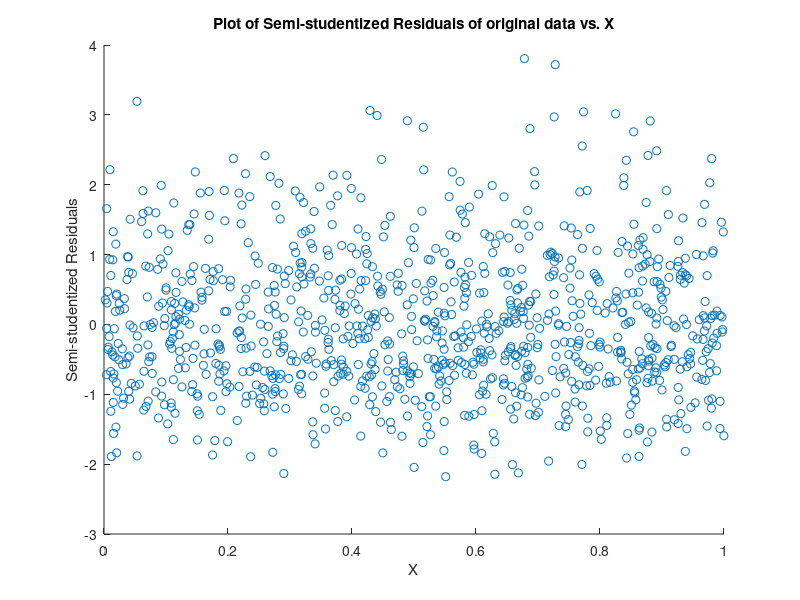
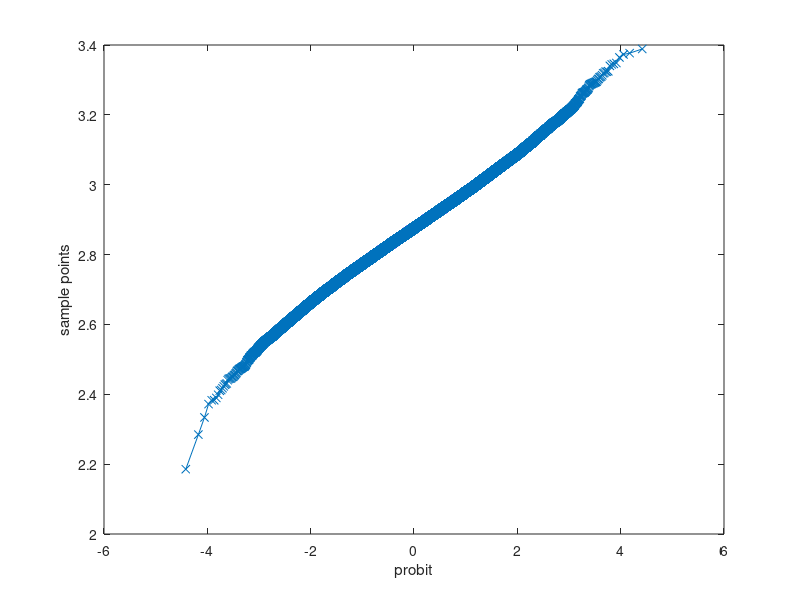
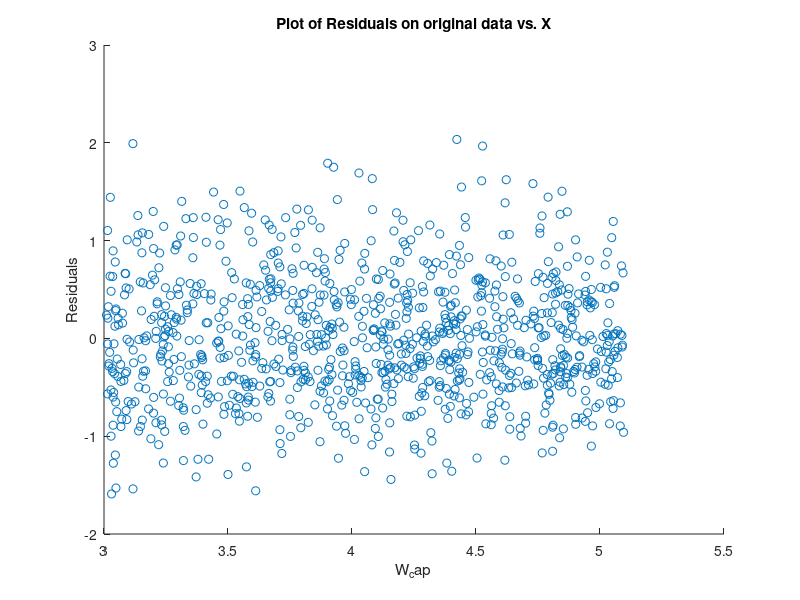
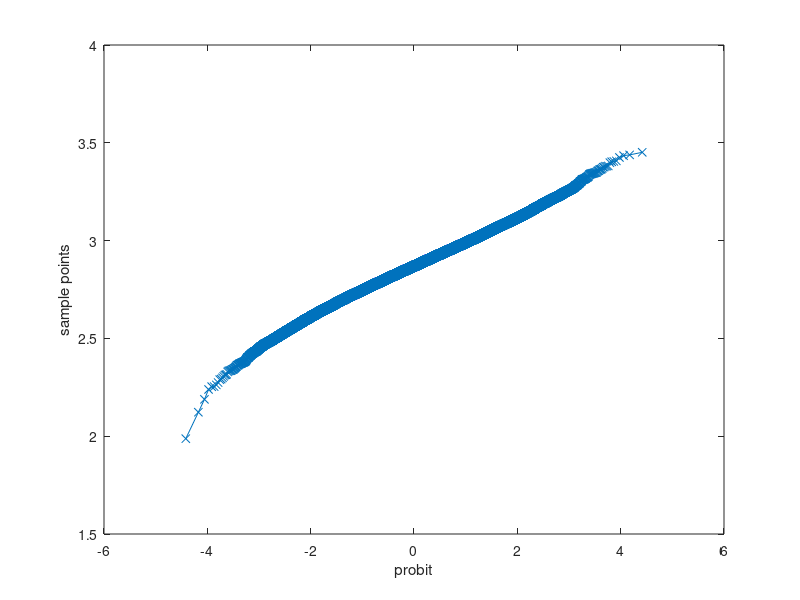

MATLAB code to generate these figures, in order:
% original model non-normal (chi-square, t, F and beta distributions effect tested)
clear all;
clc;

n = 1000;
X_1 = ones(n,1);
X_2 = rand(n,1);
X = [X_1, X_2];

% transformation on X
% X_3 = (X_2.^2).*log(X_2.^2);
% X_t = [X_1, X_2_sq, X_3];

beta0 = 1;
beta1 = 2;

% error from chi-square distribution
df = 20; % degrees of freedom 
r = df*ones(n,1);
cr = chi2rnd(r);
ec = 0.1*cr;

% % error from t-distribution
% df = 4; % degrees of freedom 
% r = df*ones(n,1);
% tr = trnd(r);
% et = 0.1*tr;

% % error from F-distribution
% df1 = 1;    % degrees of freedom
% df2 = 1;    % degrees of freedom
% r1 = df1*ones(n,1);
% r2 = df2*ones(n,1);
% fr = frnd(r1,r2);
% ef = 0.1*fr;

% % error from Beta-distribution
% ap = 1000;    % degrees of freedom
% bp = 1000;    % degrees of freedom
% r1 = ap*ones(n,1);
% r2 = bp*ones(n,1);
% br = betarnd(r1,r2);
% eb = 0.1*br;

% original model
Y = beta0 + beta1*(X_2) + ec;

% regression on original data
[b,bint,r,rint,stats] = regress(Y,X);
Y_cap = b(1) + b(2)*(X_2);

% residual plot to check deviation from linearity & homoscedasticity and to detect the presence of outliers
rs = r/(sqrt(stats(4)));    % semi-studentized residuals
figure, scatter(X_2, rs);
title ('Plot of Semi-studentized Residuals of original data vs. X');
xlabel('X');
ylabel('Semi-studentized Residuals');

% qq plot to check deviation in distribution of Y from normality
m = 100000;
r_d = df*ones(m,1);
cr_d = trnd(r_d);
ec_d = 0.1*cr_d;
Y_d = beta0 + beta1*(X_2(n/2)) + ec_d;
figure, qqplot(Y_d);

% % qq plot to check deviation in distribution of Y from normality
% m = 100000;
% r_d = df*ones(m,1);
% tr_d = trnd(r_d);
% et_d = 0.1*tr_d;
% Y_d = beta0 + beta1*(X_2(50)) + et_d;
% figure, qqplot(Y_d);

% % qq plot to check deviation in distribution of Y from normality
% m = 100000;
% r1_d = df1*ones(m,1);
% r2_d = df2*ones(m,1);
% fr_d = frnd(r1_d,r2_d);
% ef_d = 0.1*fr_d;
% Y_d = beta0 + beta1*(X_2(50)) + ef_d;
% figure, qqplot(Y_d);

% % qq plot to check deviation in distribution of Y from normality
% m = 100000;
% r1_d = ap*ones(m,1);
% r2_d = bp*ones(m,1);
% br_d = frnd(r1_d,r2_d);
% eb_d = 0.1*br_d;
% Y_d = beta0 + beta1*(X_2(50)) + eb_d;
% figure, qqplot(Y_d);

% Box-Cox transformation on Y
GM = geomean(Y);
% V = @(lambda) ((log(Y))./(GM^(lambda-1)));
V = @(lambda) (((Y.^lambda)-1)./(lambda*(GM^(lambda-1))));
V_cap = @(lambda) (X*(inv(X'*X))*(X')*V(lambda));
RSS = @(lambda) ((V(lambda)-V_cap(lambda))'*(V(lambda)-V_cap(lambda)));
lambda_max = fminbnd(RSS, -10, 10);
W = V(lambda_max);  % transformed Y
W_d = (((Y_d.^lambda_max)-1)./(lambda_max*(GM^(lambda_max-1))));

% regression on transformed data
[b_t,bint_t,r_t,rint_t,stats_t] = regress(W,X);
W_cap = b_t(1) + b_t(2)*(X_2);
figure, scatter(W_cap,r_t);
title ('Plot of Residuals on original data vs. X');
xlabel('W_cap');
ylabel('Residuals');

% qq plot to check distribution of Y after transformation
figure, qqplot(W_d);